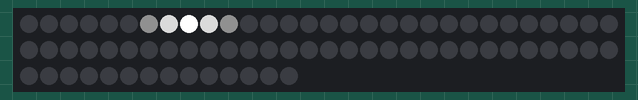
Simulated run of this sketch. Board: Arduino Uno, built with avr-gcc and run on an emulated ATmega328P. Shown: 74 RGB LEDs in strip order, left to right, continuing on the next row. Random numbers use the default seed unless the sketch sets one.

Above: at 0.15 s.

The sketch:

22_random_blink_single_ragged.ino
```cpp
#include <FastLED.h>

#define LED_AMOUNT 74
#define DATA_PIN 6
#define GLOBAL_BRIGHTNESS 255

CRGB leds[LED_AMOUNT];

void setup() {
  FastLED.addLeds<NEOPIXEL, DATA_PIN>(leds, LED_AMOUNT);
  FastLED.setBrightness(GLOBAL_BRIGHTNESS);
}

void loop() {

  /*
    Blink pulsesAmount time and move each pulse by positionMove.
  */

  int pulse = 0;
  int pulsesAmount = 3;
  int positionMove = 2;
  int blinkSize = 6;
  int position = random(0, LED_AMOUNT - blinkSize - (positionMove * pulsesAmount));

  float spreadStep = TWO_PI / (blinkSize);
  float animation = 0;

  while (pulse < pulsesAmount) {
    FastLED.clear();

    float fade = (cos(animation) + 1) / 2;

    for (int i = 0; i < blinkSize; i++) {
      float brightness = cos(PI + (i * spreadStep));
      brightness = (brightness + 1) / 2;
      brightness *= 255;

      brightness *= fade;

      leds[position + i] = CHSV(0, 0, brightness);

    }

    FastLED.show();
    animation += 0.15;

    if(animation >= PI){
      animation = 0;
      position += positionMove;
      pulse++;
    }

    delay(1);
  }

  FastLED.clear();
  FastLED.show();

  delay(100);
}
```
